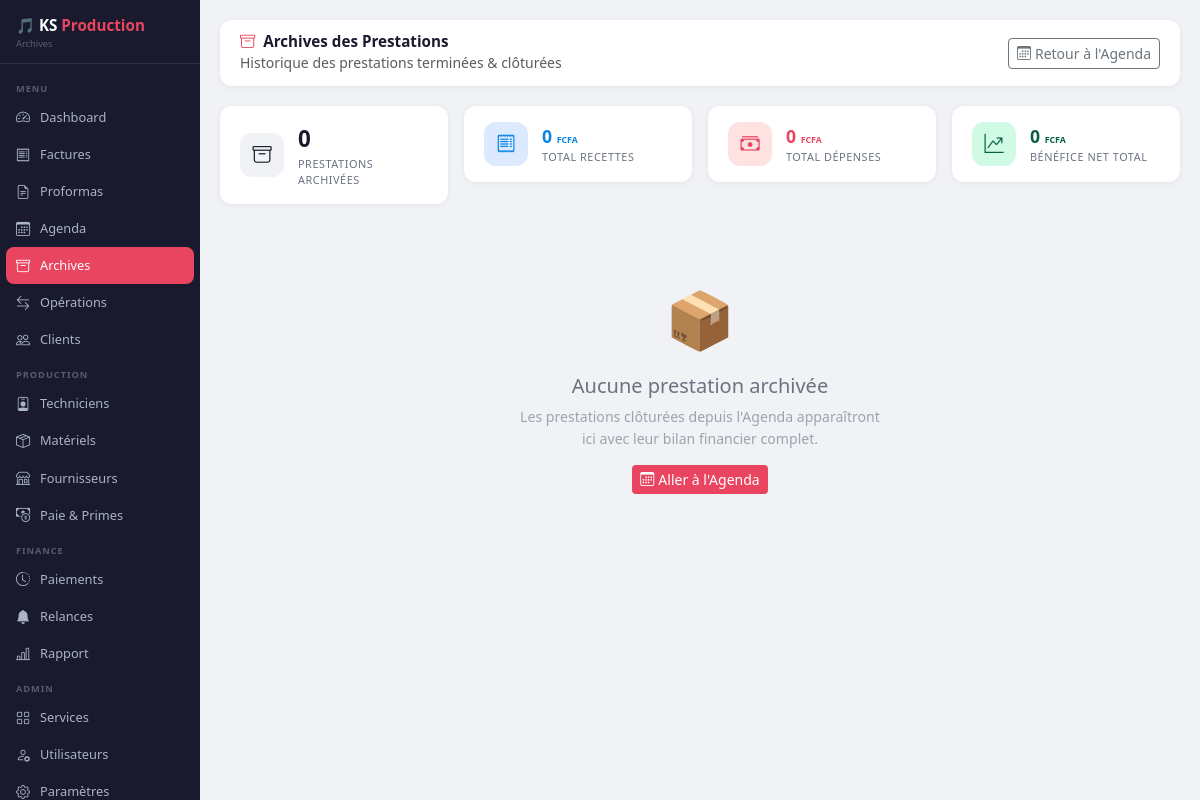
The page /agenda/prestations/archivees (signed in) on the database as committed earlier.
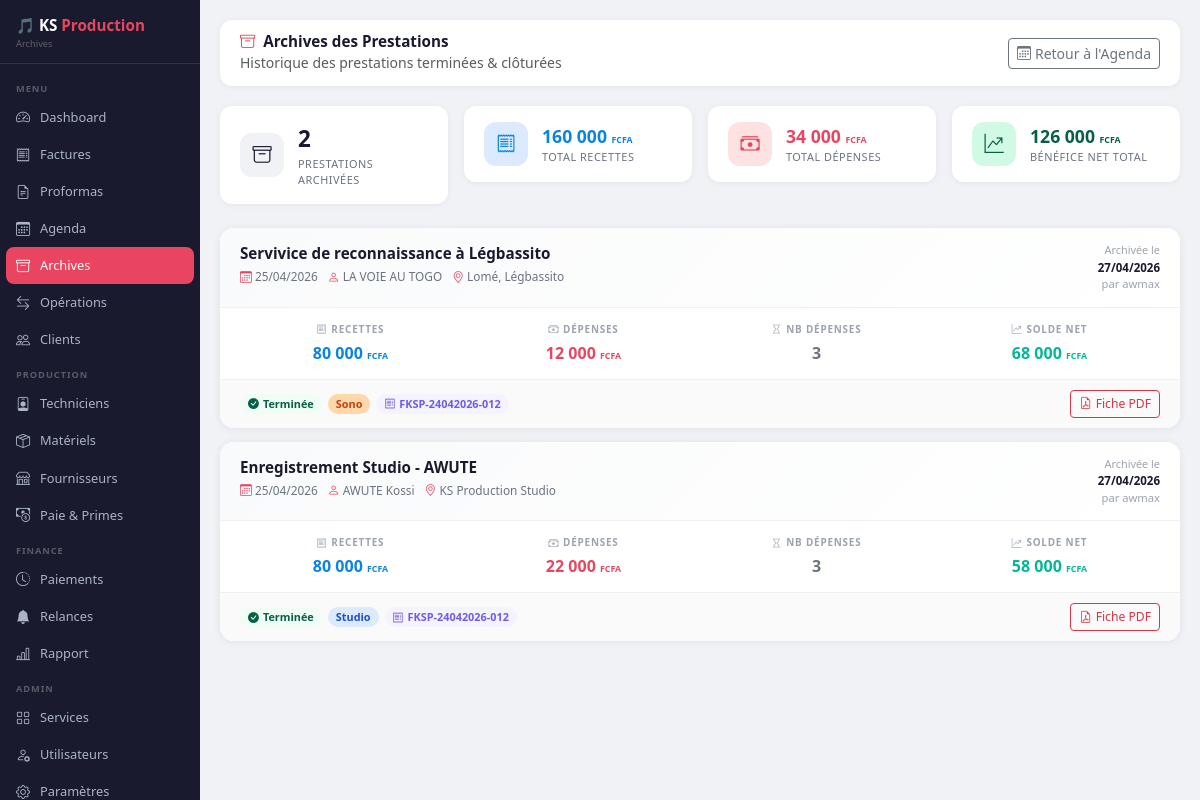
The same page on the database as committed later.
### database.py (models this page shows)
class Evenement(db.Model):
    __tablename__ = 'evenement'
    id            = db.Column(db.Integer, primary_key=True)
    titre         = db.Column(db.String(200), nullable=False)
    date          = db.Column(db.Date, default=datetime.utcnow)
    heure_debut   = db.Column(db.String(10), nullable=True)
    heure_fin     = db.Column(db.String(10), nullable=True)
    nom_client    = db.Column(db.String(150), nullable=True)
    service       = db.Column(db.String(200), nullable=True)
    section       = db.Column(db.String(50),  nullable=True)
    lieu          = db.Column(db.String(200), nullable=True)
    notes         = db.Column(db.Text,        nullable=True)
    statut        = db.Column(db.String(30),  default='Confirmé')
    cree_par      = db.Column(db.String(80),  nullable=True)
    date_creation = db.Column(db.DateTime,    default=datetime.utcnow)
    facture_id    = db.Column(db.Integer, db.ForeignKey('factures.id'), nullable=True)
    facture       = db.relationship('Facture', foreign_keys=[facture_id], lazy=True)

class PrestationArchivee(db.Model):
    __tablename__   = 'prestation_archivee'
    id              = db.Column(db.Integer, primary_key=True)
    evenement_id    = db.Column(db.Integer, db.ForeignKey('evenement.id'), nullable=False, unique=True)
    evenement       = db.relationship('Evenement', backref='archive', lazy=True)
    date_archivage  = db.Column(db.DateTime,  default=datetime.utcnow)
    total_recettes  = db.Column(db.Float,     default=0)
    total_depenses  = db.Column(db.Float,     default=0)
    benefice_net    = db.Column(db.Float,     default=0)
    nb_depenses     = db.Column(db.Integer,   default=0)
    operation_id    = db.Column(db.Integer,   nullable=True)
    archive_par     = db.Column(db.String(80), nullable=True)
    notes           = db.Column(db.Text,      nullable=True)

class Facture(db.Model):
    __tablename__  = 'factures'
    id             = db.Column(db.Integer, primary_key=True)
    numero         = db.Column(db.String(30), unique=True, nullable=False)
    date           = db.Column(db.DateTime, default=datetime.now)
    nom_client     = db.Column(db.String(100), nullable=False)
    service        = db.Column(db.String(200), nullable=False)
    montant_ttc    = db.Column(db.Float, nullable=False)
    mode_paiement  = db.Column(db.String(50))
    etat_paiement  = db.Column(db.String(20), default='Non Payer')
    type_operation = db.Column(db.String(20), default='Recettes')
    categorie      = db.Column(db.String(20), default='Facture')
    section        = db.Column(db.String(50))
    cree_par       = db.Column(db.String(50))
    montant_paye   = db.Column(db.Float, default=0)
    reste_du       = db.Column(db.Float, default=0)

### app.py (the view)
@app.route('/agenda/prestations/archivees')
def prestations_archivees():
    if 'username' not in session: return redirect(url_for('login'))
    archives = PrestationArchivee.query.order_by(PrestationArchivee.date_archivage.desc()).all()
    return render_template('prestations_archivees.html',
        archives=archives, username=session['username'], role=session['role'])

### templates/prestations_archivees.html (shortened to what the changed rows need)
<!DOCTYPE html>
<html lang="fr">
<head>
    <link href="https://cdn.jsdelivr.net/npm/bootstrap@5.3.0/dist/css/bootstrap.min.css" rel="stylesheet">
    <link href="https://cdn.jsdelivr.net/npm/bootstrap-icons@1.10.5/font/bootstrap-icons.css" rel="stylesheet">
</head>
<body>
<div class="main-content">
    <div class="row g-3 mb-4">
        <div class="col-6 col-lg-3">
            <div class="stat-card">
                <div><div class="stat-val">{{ archives|length }}</div><div class="stat-lbl">Prestations archivées</div></div>
            </div>
        </div>
        <div class="col-6 col-lg-3">
            <div class="stat-card">
                <div>
                    <div class="stat-val" style="color:#0984e3; font-size:1.1rem;">
                        {{ "{:,.0f}".format(archives|sum(attribute='total_recettes')).replace(',', ' ') }}
                        <small style="font-size:.55rem;">FCFA</small>
                    </div>
                    <div class="stat-lbl">Total recettes</div>
                </div>
            </div>
        </div>
        <div class="col-6 col-lg-3">
            <div class="stat-card">
                <div>
                    <div class="stat-val" style="color:#e94560; font-size:1.1rem;">
                        {{ "{:,.0f}".format(archives|sum(attribute='total_depenses')).replace(',', ' ') }}
                        <small style="font-size:.55rem;">FCFA</small>
                    </div>
                    <div class="stat-lbl">Total dépenses</div>
                </div>
            </div>
        </div>
        <div class="col-6 col-lg-3">
            {% set total_solde = archives|sum(attribute='benefice_net') %}
            <div class="stat-card">
                <div>
                    <div class="stat-val" style="color:{{ '#065f46' if total_solde >= 0 else '#991b1b' }}; font-size:1.1rem;">
                        {{ "{:,.0f}".format(total_solde).replace(',', ' ') }}
                        <small style="font-size:.55rem;">FCFA</small>
                    </div>
                    <div class="stat-lbl">Bénéfice net total</div>
                </div>
            </div>
        </div>
    </div>
    {% if archives %}
    {% for arch in archives %}
    {% set evt = arch.evenement %}
    <div class="archive-card" onclick="voirDetailArchive({{ arch.evenement_id }}, '{{ (evt.titre if evt else 'Prestation #'+arch.evenement_id|string)|replace("'","\'")|e }}')" style="cursor:pointer;">
        <div class="arch-header">
            <div>
                <div class="arch-titre">
                    {% if evt %}{{ evt.titre }}{% else %}Prestation #{{ arch.evenement_id }}{% endif %}
                </div>
                <div class="arch-meta">
                    {% if evt %}
                    {% if evt.date %}<span><i class="bi bi-calendar3"></i> {{ evt.date.strftime('%d/%m/%Y') }}</span>{% endif %}
                    {% if evt.nom_client %}<span><i class="bi bi-person"></i> {{ evt.nom_client }}</span>{% endif %}
                    {% if evt.lieu %}<span><i class="bi bi-geo-alt"></i> {{ evt.lieu }}</span>{% endif %}
                    {% endif %}
                </div>
            </div>
            <div class="arch-date-archive">
                <div style="font-size:.68rem; color:#9ca3af;">Archivée le</div>
                <div style="font-weight:700; color:var(--ks-primary);">{{ arch.date_archivage.strftime('%d/%m/%Y') }}</div>
                <div style="font-size:.7rem; color:#9ca3af;">par {{ arch.archive_par or '—' }}</div>
            </div>
        </div>
        <div class="arch-bilan">
            <div class="bilan-cell">
                <div class="bilan-label"><i class="bi bi-receipt me-1"></i>Recettes</div>
                <div class="bilan-val bilan-rec">{{ "{:,.0f}".format(arch.total_recettes).replace(',', ' ') }} <small style="font-size:.55rem;">FCFA</small></div>
            </div>
            <div class="bilan-cell">
                <div class="bilan-label"><i class="bi bi-cash-stack me-1"></i>Dépenses</div>
                <div class="bilan-val bilan-dep">{{ "{:,.0f}".format(arch.total_depenses).replace(',', ' ') }} <small style="font-size:.55rem;">FCFA</small></div>
            </div>
            <div class="bilan-cell">
                <div class="bilan-label"><i class="bi bi-hourglass me-1"></i>Nb dépenses</div>
                <div class="bilan-val" style="color:#6b7280;">{{ arch.nb_depenses }}</div>
            </div>
            <div class="bilan-cell">
                <div class="bilan-label"><i class="bi bi-graph-up-arrow me-1"></i>Solde net</div>
                {% set solde = arch.benefice_net %}
                <div class="bilan-val {{ 'bilan-solde-pos' if solde >= 0 else 'bilan-solde-neg' }}">
                    {{ "{:,.0f}".format(solde).replace(',', ' ') }} <small style="font-size:.55rem;">FCFA</small>
                </div>
            </div>
        </div>
        <div class="arch-footer">
            <div class="arch-tags">
                <span class="arch-tag tag-archive"><i class="bi bi-check-circle-fill me-1"></i>Terminée</span>
                {% if evt %}
                {% if evt.section == 'Studio' %}<span class="arch-tag tag-section-s">Studio</span>
                {% elif evt.section == 'Sonorisation' %}<span class="arch-tag tag-section-o">Sono</span>
                {% elif evt.section %}<span class="arch-tag tag-section-g">{{ evt.section }}</span>{% endif %}
                {% if evt.facture %}<span class="arch-tag" style="background:#f5f3ff;color:#6c5ce7;">
                    <i class="bi bi-receipt me-1"></i>{{ evt.facture.numero }}</span>{% endif %}
                {% endif %}
            </div>
            <div style="display:flex; gap:8px;">
                {% if evt %}
                <button onclick="event.stopPropagation(); ouvrirFichePDFArchive({{ arch.evenement_id }})"
                   class="btn btn-sm btn-outline-danger" style="font-size:.76rem;">
                    <i class="bi bi-file-earmark-pdf me-1"></i>Fiche PDF
                </button>
                {% endif %}
            </div>
        </div>
    </div>
    {% endfor %}
    {% else %}
    <div class="text-center py-5">
        <div style="font-size:3.5rem; margin-bottom:14px;">📦</div>
        <h5 style="color:#6b7280;">Aucune prestation archivée</h5>
        <p style="font-size:.88rem; color:#9ca3af; max-width:360px; margin:8px auto;">
            Les prestations clôturées depuis l'Agenda apparaîtront ici avec leur bilan financier complet.
        </p>
        <a href="/agenda" class="btn btn-sm" style="background:var(--ks-accent);color:#fff;border:none;margin-top:8px;">
            <i class="bi bi-calendar3 me-1"></i>Aller à l'Agenda
        </a>
    </div>
    {% endif %}
</div>
</body>
</html>

Rows that differ between the two databases and show on the page:
added PrestationArchivee: date_archivage "27/04/2026", archive_par "awmax", total_recettes "80 000", total_depenses "12 000", nb_depenses "3", benefice_net "68 000", shows "Sono"
added Evenement: titre "Servivice de reconnaissance à Légbassito", date "25/04/2026", nom_client "LA VOIE AU TOGO", lieu "Lomé, Légbassito"
now on this page (row unchanged): Facture: facture.numero "FKSP-24042026-012"
added PrestationArchivee: date_archivage "27/04/2026", archive_par "awmax", total_recettes "80 000", total_depenses "22 000", nb_depenses "3", benefice_net "58 000", shows "Studio"
now on this page (row edited): Evenement: titre "Enregistrement Studio - AWUTE", date "25/04/2026", nom_client "AWUTE Kossi", lieu "KS Production Studio"
Other text that changed with them:
{{ archives|length }}: "0" → "2"
{{ "{:,.0f}".format(total_solde).replace(',', ' ') }}: "0" → "126 000"
text no longer shown: "0 0 📦 Aucune prestation archivée Les prestations clôturées depuis l'Agenda apparaîtront ici avec leur bilan financier complet. Aller à l'Agenda"
text now shown: "160 000 34 000"
